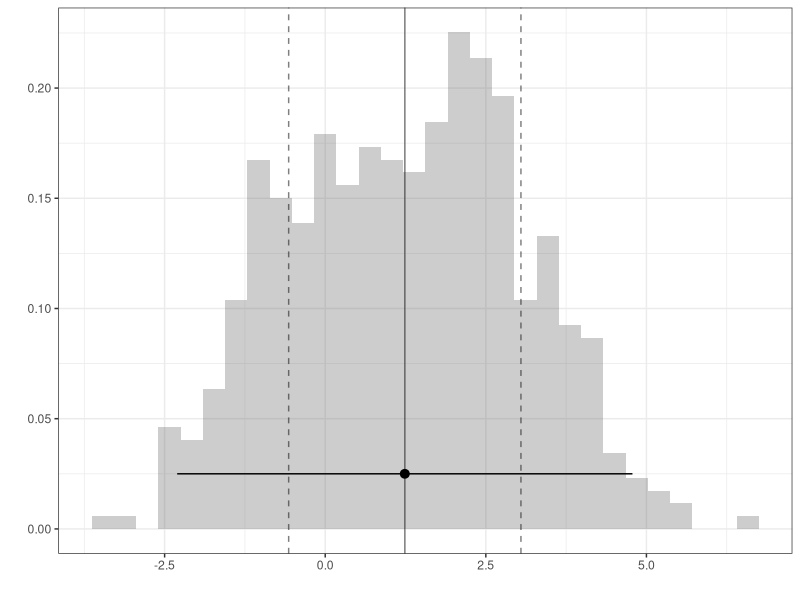
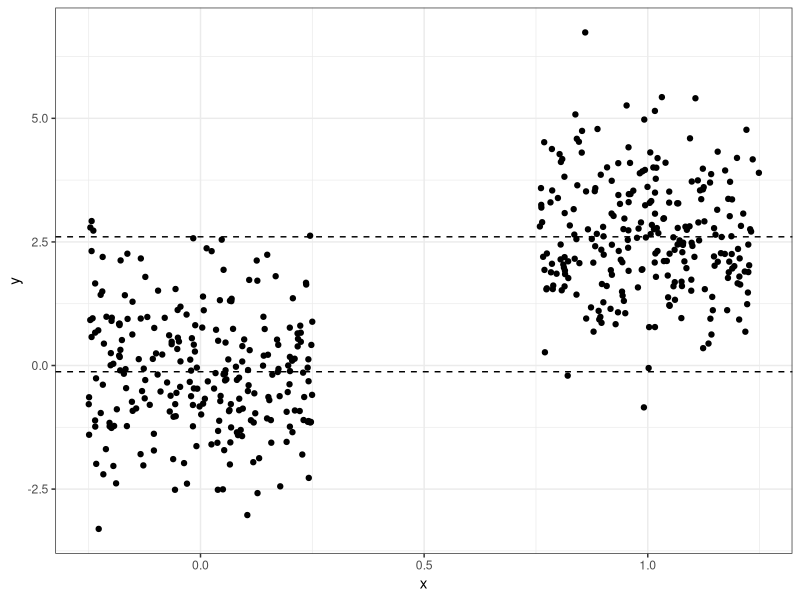
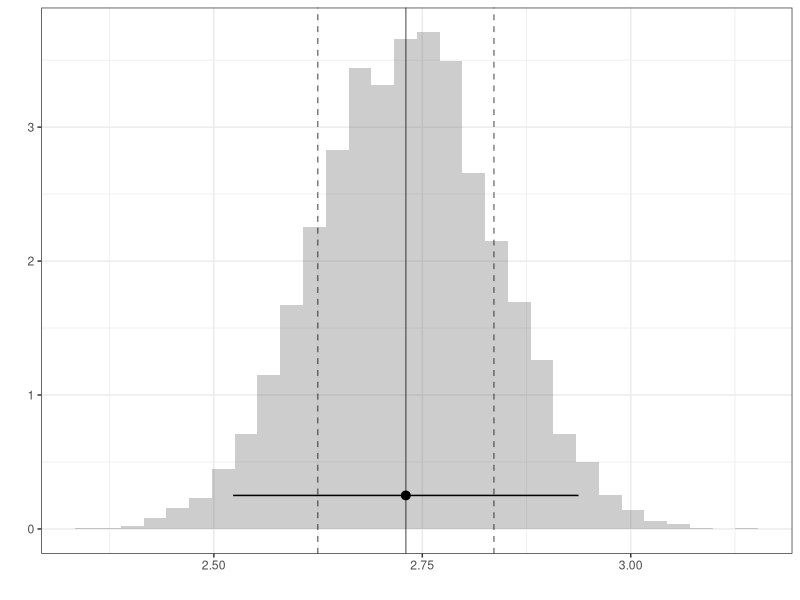
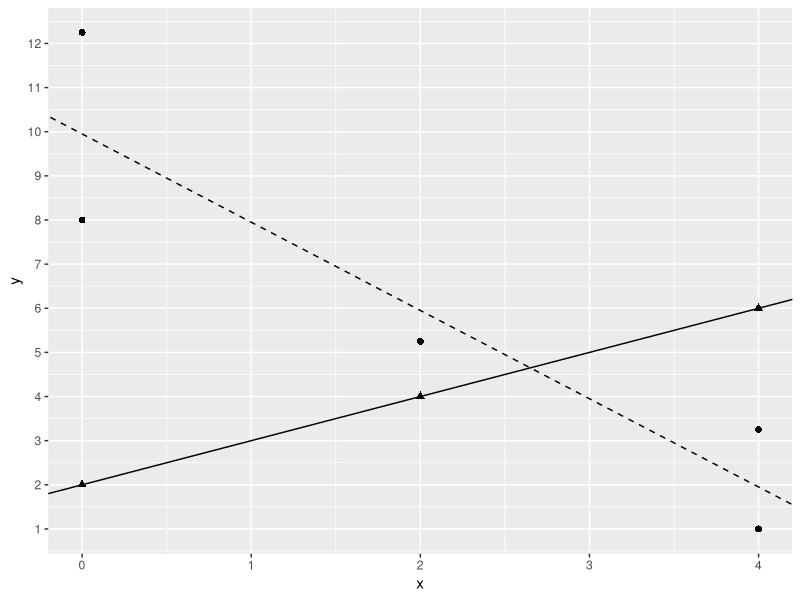
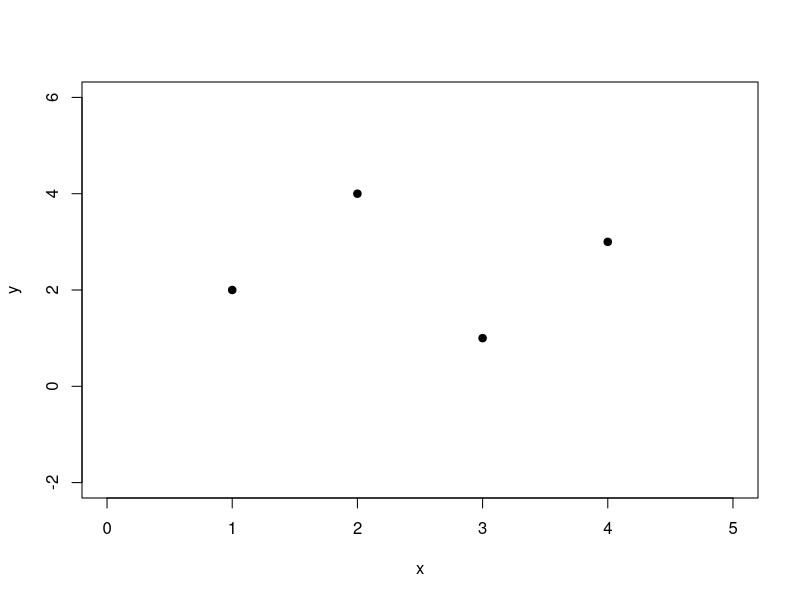
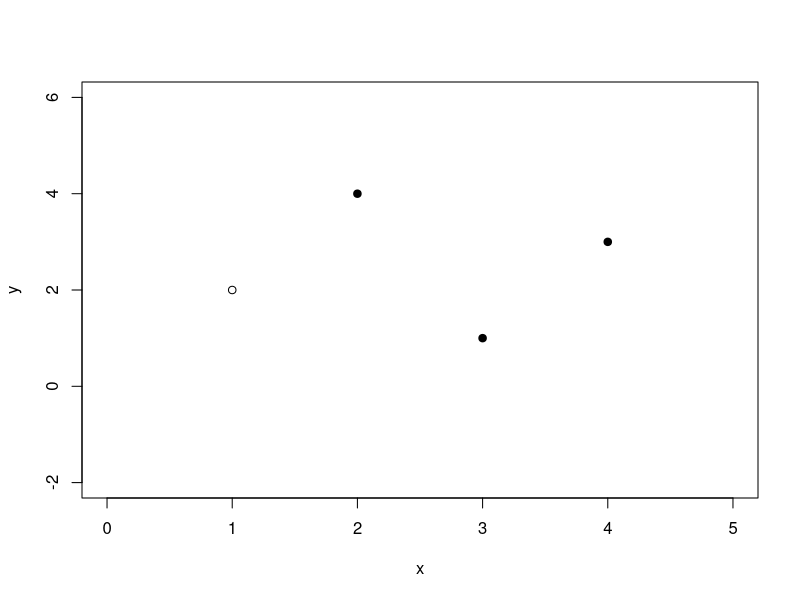
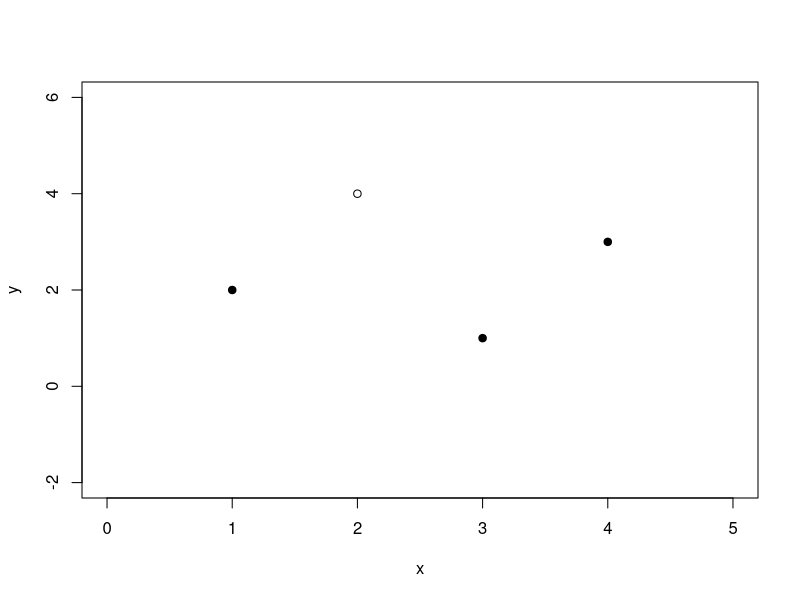
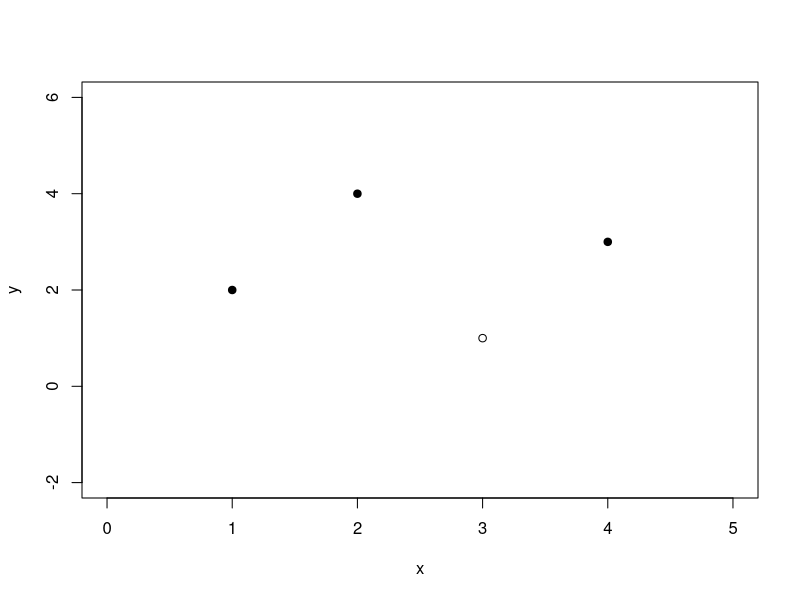

Write R code to recreate these figures, in order.
## ---- chunk 1
#| echo: false
library(ggplot2)
n <- 500
x <- c(rep(0,n/2),rep(1,n/2))
set.seed(220220)
y <- 2.6*x +  rnorm(n) + runif(n,-1,1)


df <- data.frame(y,x)



q2<- ggplot(data = df, aes(x = x, y = y)) +
  geom_jitter(width=.25) +
  geom_hline(yintercept=mean(df$y[df$x==0]), linetype="dashed")+ 
   geom_hline(yintercept=mean(df$y[df$x==1]), linetype="dashed")+ 
  xlab("x") +
  ylab("y") +
  theme_bw() 

## ---- chunk 2
#| echo: true
B=10000
theta<- rep(NA,B)
for( b in 1:B ){
bootind = sample(1:n,size=n,replace=T)
dfboot = df[bootind,]
theta[b]<- (mean(dfboot$y[dfboot$x==1])-mean(dfboot$y[dfboot$x==0]))
}
## ---- chunk 3
#| out-height: 3.5in
#| fig-ncol: 2
#| fig-subcap:
#|  -  Histogram of the vector Y's elements
#|  -  Jittered Scatterplot of X and Y
ggplot() + geom_histogram(aes(x=y,     y=after_stat(density)), alpha=.3) + 
           geom_vline(aes(xintercept=mean(y)), alpha=.5) + 
           geom_vline(aes(xintercept=mean(y)+c(-1,1)*sd(y)), linetype='dashed', alpha=.5) + 
           geom_pointrange(aes(x=mean(y), xmin=mean(y)-1.96*sd(y), xmax=mean(y)+1.96*sd(y), y=.025)) + theme_bw() + xlab('') + ylab('')

q2 
## ---- chunk 4
#| out-height: 3.5in
#| fig-ncol: 2
#| fig-subcap:
#|  -  Histogram of the theta's elements

ggplot() + geom_histogram(aes(x=theta, y=after_stat(density)), alpha=.3) + 
           geom_vline(aes(xintercept=mean(theta)), alpha=.5) + 
           geom_vline(aes(xintercept=mean(theta)+c(-1,1)*sd(theta)), linetype='dashed', alpha=.5) + 
           geom_pointrange(aes(x=mean(theta), xmin=mean(theta)-1.96*sd(theta), xmax=mean(theta)+1.96*sd(theta), y=.25)) + theme_bw() + xlab('') + ylab('')

## ---- chunk 5
x <- c(0,2,4,0,0,2,4,4)
y <- c(2,4,6,12.25,8,5.25,3.25,1)
d <- c(1,1,1,0,0,0,0,0)
#plot(x,y,pch=c(19,19,19,1,1,1,1,1))
#abline(lm(y[d==0] ~x[d==0]),lty=2)
#abline(lm(y[d==1] ~x[d==1]))

df<- data.frame(x=x,y=y,d=d)
m1<- lm(y[d==0] ~x[d==0],data=df)
m2<- lm(y[d==1] ~x[d==1], data=df)
plot<- ggplot(data = df, aes(x = x, y = y)) + geom_point(aes(shape=as.factor(d)),size=2) + scale_y_continuous(breaks = seq(0, 13, by = 1)) + geom_abline(slope=m1$coef[2], intercept=m1$coef[1], linetype="dashed")+geom_abline(slope=m2$coef[2], intercept=m2$coef[1])

plot + theme(legend.position="none")
## ---- chunk 6
x <- c(1,2,3,4)
y <- c(2,4,1,3)
plot(x,y,pch=19,xlim=c(0,5),ylim=c(-2,6))
## ---- chunk 7
#| out-height: 3.5in
#| fig-ncol: 2

x <- c(1,2,3,4)
y <- c(2,4,1,3)
#par(mfrow=c(2,2))
plot(x,y,pch=c(1,19,19,19),xlim=c(0,5),ylim=c(-2,6))
plot(x,y,pch=c(19,1,19,19),xlim=c(0,5),ylim=c(-2,6))
plot(x,y,pch=c(19,19,1,19),xlim=c(0,5),ylim=c(-2,6))
plot(x,y,pch=c(19,19,19,1),xlim=c(0,5),ylim=c(-2,6))
## ---- chunk 8
#| echo: false

set.seed(220)
n=100
z<- runif(n,-5,10)
x<- rnorm(n,20,2) + (-2)*z
y<- 2*x + (.85)*z + rnorm(n,0,2)

df<- data.frame(z=z,x=x,y=y)

modsimp<- lm(y~x,data=df)

modmulti<- lm(y~x+z,data=df)

modyz<- lm(y~z,data=df)
residyz<- residuals(modyz)
modxz<- lm(x~z,data=df)
residxz<- residuals(modxz)
rdf<- data.frame(ryz=residyz,rxz=residxz)
## ---- chunk 9
#| echo: false
summary(modsimp)
## ---- chunk 10
#| echo: false
summary(modmulti)
## ---- chunk 11
#| out-height: 3.5in
#| fig-ncol: 2
#| fig-subcap:
#|  -  Scatterplot of x and y
#|  -  Scatterplot of residuals from lm(x~ z) and lm(y~ z)
a1<- ggplot(data = df, aes(x = x, y = y)) +
  geom_point() + xlim(-6,15)+ylim(-30,45) + xlab("x") +
  ylab("y") + geom_abline(slope=modsimp$coef[2], intercept=modsimp$coef[1], linetype="dashed") +
  theme_bw()

a2<- ggplot(data = rdf, aes(x = rxz, y = ryz)) +
  geom_point() + xlim(-6,15)+ylim(-30,45) +  xlab("r_(x~z)") +
  ylab("r_(y~z)") + geom_abline(slope=modmulti$coef[2], intercept=modmulti$coef[1], linetype="dashed") +
  theme_bw()


a1
a2
## ---- chunk 12
#| echo: false

set.seed(220)
n=100
a<- rnorm(n,-3,1) 
b<- rnorm(n,5,2)
c<- (-2)*a + (.33)*b + rnorm(n,0,5)

df.2<- data.frame(a=a,b=b,c=c)

modsimp.2<- lm(c~a,data=df.2)

modmulti.2<- lm(c~a+b,data=df.2)

modcb<- lm(c~b,data=df.2)
residcb<- residuals(modcb)
modab<- lm(a~b,data=df.2)
residab<- residuals(modab)
rdf.2<- data.frame(rcb=residcb,rab=residab)
## ---- chunk 13
#| echo: false
summary(modsimp.2)
## ---- chunk 14
#| echo: false
summary(modmulti.2)
## ---- chunk 15
#| out-height: 3.5in
#| fig-ncol: 2
#| fig-subcap:
#|  -  Scatterplot of c and a
#|  -  Scatterplot of residuals from lm(a~ b) and lm(c~ b)
b1<- ggplot(data = df.2, aes(x = a, y = c)) +
  geom_point() + xlim(-6,3) + ylim(-20,22) + xlab("a") +
  ylab("c") + geom_abline(slope=modsimp.2$coef[2], intercept=modsimp.2$coef[1], linetype="dashed")  +
  theme_bw()

b2<- ggplot(data = rdf.2, aes(x = rab, y = rcb)) +
  geom_point() + xlim(-6,3) + ylim(-20,22)+ xlab("r_(a~b)") +
  ylab("r_(c~b)")  + geom_abline(slope=modmulti.2$coef[2], intercept=modmulti.2$coef[1], linetype="dashed")+
  theme_bw()


b1
b2
## ---- chunk 16
#| echo: false

p3n <- 200
z <- c(rep(0,p3n/2),rep(1,p3n/2))
set.seed(220220)
x <-   rnorm(p3n,mean=1,sd=1) + z*rnorm(p3n,mean=3,sd = 1)
y <- 12 + (-3)*x + (4)*z + 8*x*z + rnorm(p3n) + runif(p3n,-4,6)


dfp3 <- data.frame(y,x,z)

q1 <- ggplot(data = dfp3, aes(x = x, y = y)) +
  geom_point(aes(shape = factor(z)),size = 1,alpha=.5) +
  scale_shape_manual(values = c(1,19), label = c("z=0","z=1")) +
  xlab("x") +
  ylab("y") +
  theme_bw() +
  theme(panel.grid = element_blank(),
        legend.box.just = "left",
        legend.justification = c("left","top"),
        legend.position = c(0,1),
        legend.margin = margin(6,6,6,6),
        legend.title = element_blank(),
        legend.box.background = element_rect(color="black",size=1))

q2<- ggplot(data = dfp3, aes(x = x, y = z)) +
  geom_jitter(height=.25) +  xlab("x") +
  ylab("z") +
  theme_bw()



modone<- lm(y~x+z+x:z,data=dfp3)
modtwo<- lm(z ~ x, data=dfp3)
modthree<- lm(x*z ~ x,data=dfp3)
modfour<- lm(y~x,data=dfp3)
## ---- chunk 17
#| out-height: 3.5in
#| fig-ncol: 2
#| fig-subcap:
#|  -  Scatterplot 1
#|  -  Scatterplot 2 (jittered)
q1
q2

## ---- chunk 18
summary(modone)

## ---- chunk 19
summary(modtwo)
## ---- chunk 20
summary(modthree)
